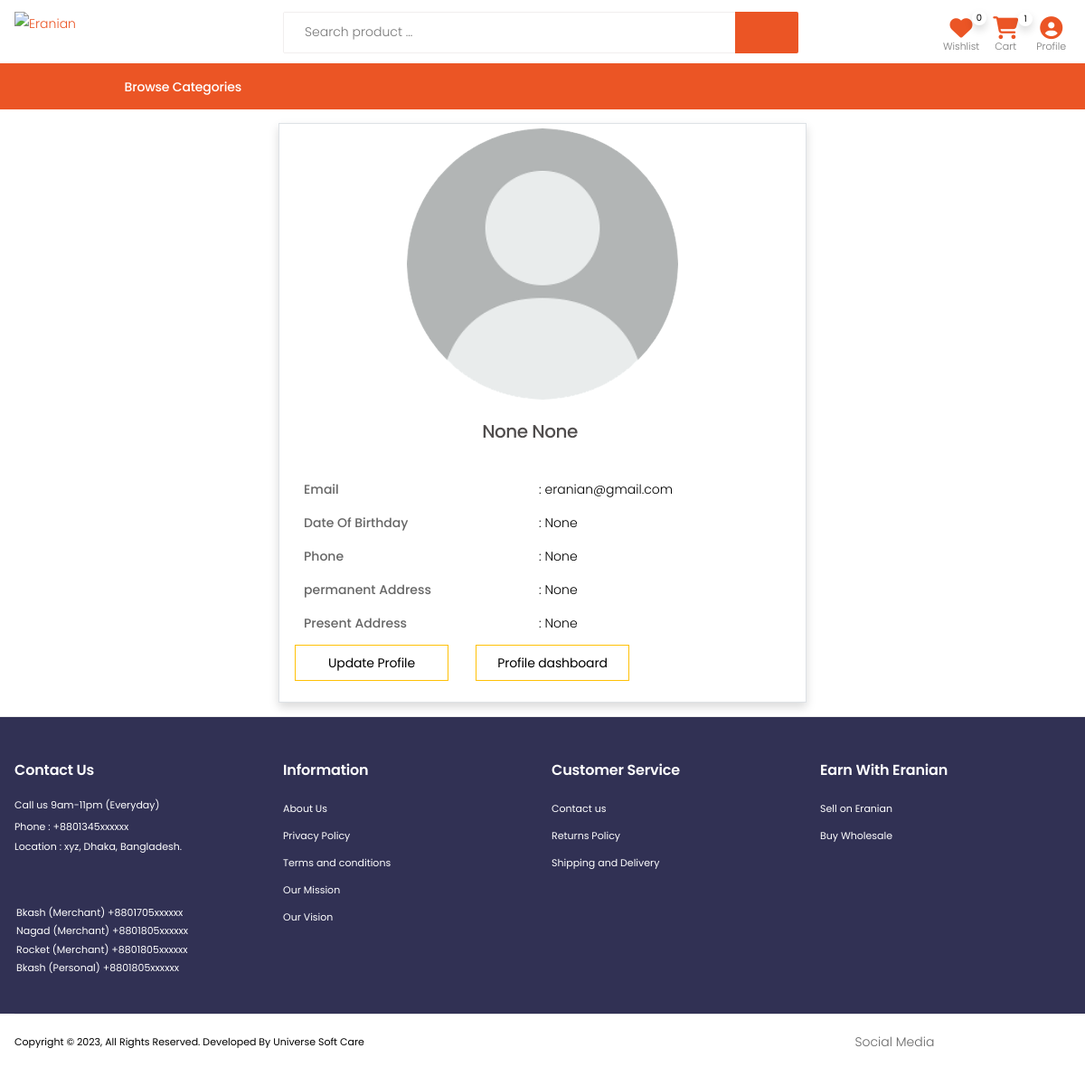
The page /profile/ (signed in) on the database its author committed.
### userapp/models.py (models this page shows, shortened)
class User(AbstractBaseUser, PermissionsMixin):
    email = models.EmailField(unique=True)
    username = None
    first_name = models.CharField(max_length=30, null=True, blank=True)
    last_name = models.CharField(max_length=30, null=True, blank=True)
    phone = models.CharField(max_length=15, unique=True, null=True, blank=True)
    is_active = models.BooleanField(default=True)
    is_staff = models.BooleanField(default=False)
    is_customer = models.BooleanField(default=False)
    is_vendor = models.BooleanField(default=False)
    is_employee = models.BooleanField(default=False)
    date_joined = models.DateTimeField(default=timezone.now)
    objects = CustomUserManager()
    USERNAME_FIELD = 'email'
    REQUIRED_FIELDS = []

class Profile(models.Model):
    user                = models.OneToOneField(User, on_delete=models.CASCADE, max_length=1)
    image               = models.ImageField(upload_to="profilepicture", default='no_img.png')
    date_of_birthday    = models.DateField(auto_now_add=False,blank=True,null=True)
    phone               = models.CharField(max_length=15,unique=True,blank=True,null=True)
    permanent_address   = models.CharField(max_length=100,blank=True,null=True)
    present_address     = models.CharField(max_length=100,blank=True,null=True)
    class Meta:
        verbose_name_plural = "Customer Profile"

### store/models.py (models this page shows, shortened)
class  Order(models.Model):
    user = models.ForeignKey(settings.AUTH_USER_MODEL, on_delete=models.CASCADE)
    items = models.ManyToManyField(OrderItem)
    ordered_date = models.DateTimeField()
    order_complate_date = models.DateTimeField(auto_now=False, auto_now_add=False,blank=True, null=True)
    order_status = models.CharField(max_length = 150, choices=Order_Status , default='pending')
    total_order_amount = models.CharField(max_length = 150, blank=True, null=True)
    paid_amount = models.CharField(max_length = 150, default=0)
    due_amount = models.CharField(max_length = 150,default=0)
    ordered = models.BooleanField(default=False)
    orderId = models.CharField(max_length = 150, blank=True, null=True)
    paymentId = models.CharField(max_length = 150, blank=True, null=True)
    coupon = models.ForeignKey('Coupon', on_delete=models.SET_NULL, blank=True, null=True)
    shipping_address = models.ForeignKey(ShipingAddress, on_delete=models.CASCADE, blank=True, null=True)
    payment_option = models.CharField(max_length = 150)
    order_read_status  = models.BooleanField(default=False)
    redx_percel_traking_number  = models.CharField(max_length = 150, blank=True, null=True)
    others_transport_trakink_url  = models.URLField(max_length = 200,blank=True, null=True)
    class Meta:
        ordering = ['-id']

### userapp/views.py (the view)
# urls.py: path('profile/', user_views.profile, name='profile'),
@login_required
def profile(request):
    return render(request, 'userapp/profile.html')

### daseboard/context_processors.py (called while the page is built)
def order_count(request):
    order_count = Order.objects.filter(order_read_status=False).count()
    context ={
        'order_count':order_count
    }
    return context

def order_list(request):
    order_list = Order.objects.filter(order_read_status=False)
    context ={
        'order_list':order_list
    }
    return context

def contact_data_count(request):
    contact_data_count = ConductData.objects.filter(view_status=False).count()
    context ={
        'contact_data_count':contact_data_count
    }
    return context

def contact_data_list(request):
    contact_data_list = ConductData.objects.filter(view_status=False)
    context ={
        'contact_data_list':contact_data_list
    }
    return context

def rating_list_view(request):
    rating_review = ProductReview.objects.filter(approve_status=False)
    context={
        'rating_review':rating_review
    }
    return context

def order_information(request):
    order_information = Order.objects.filter(order_status='complete')
    total_sale = 0
    total_purchase_price = 0
    for x in order_information:
        total_sale = total_sale + x.get_total()
        total_purchase_price = total_purchase_price + x.get_purchase_price_total()
    total_revenue = total_sale - total_purchase_price
    context={
        'order_information':order_information,
        'total_sale':total_sale,
        'total_revenue':total_revenue
    }
    return context

### store/templatetags/campaign.py (called while the page is built)
@register.filter()
def campaign_menu(request):
    return Campaign.objects.filter()

### store/templatetags/cart_count.py (called while the page is built)
@register.filter
def cart_count(user):
    if user.is_authenticated:
        qs=Order.objects.filter(user=user, ordered=False)
        if qs.exists():
            return qs[0].items.count()
        return 0
    return 0

### store/templatetags/top_category.py (called while the page is built)
@register.filter
def category(user):
    cate = ProductCategory.objects.filter(parent=None)
    return cate

### store/templatetags/wish_list_product_count.py (called while the page is built)
@register.filter
def wish_list_product_count(user):
    if user.is_authenticated:
       return WhishLIst.objects.filter(user=user).count()
    return 0

### userapp/template/userapp/profile.html (shortened to what this page needs)
{% extends 'store/base.html' %}
{% block content %}
<div class="container my-4 ">
    <div class="card col-12 col-md-6  p-2 mx-auto border shadow">
        <div class="mx-auto">
            <img class="rounded-circle account-img mx-auto mb-2" src="{{ user.profile.image.url }}"
                style="height: 300px;">
        </div>
        <div class="card-body profile">
            <h5 class="text-center">{{ user.first_name }} {{ user.last_name }}</h5>
            <div class="row  mx-auto mt-4">
                <div class="col-6 ">
                    <label>Email </label>
                </div>
                <div class="col-6">
                    <p>: {{ user.email }}</p>
                </div>
            </div>
            <div class="row  mx-auto">
                <div class="col-6 ">
                    <label>Date Of Birthday</label>
                </div>
                <div class="col-6">
                    <p>: {{ user.profile.date_of_birthday }}</p>
                </div>
            </div>
            <div class="row  mx-auto">
                <div class="col-6 ">
                    <label>Phone</label>
                </div>
                <div class="col-6">
                    <p>: {{ user.profile.phone }}</p>
                </div>
            </div>
            <div class="row  mx-auto">
                <div class="col-6 ">
                    <label>permanent Address</label>
                </div>
                <div class="col-6">
                    <p>: {{ user.profile.permanent_address }}</p>
                </div>
            </div>
            <div class="row  mx-auto">
                <div class="col-6 ">
                    <label>Present Address</label>
                </div>
                <div class="col-6">
                    <p>: {{ user.profile.present_address }}</p>
                </div>
            </div>
            <div class="d-flex">
                <a class="btn btn-warning btn-sm " href="{% url 'profile-update' %}">Update Profile</a>
                <a class="btn btn-warning btn-sm ml-5" href="{% url 'profile-dashboard' %}">Profile dashboard</a>
            </div>
        </div>
    </div>
</div>
{% endblock content %}

### store/template/store/includes/navbar.html (shortened to what this page needs)
{% load static %}
{% load desktop_menu %}
{% load top_category %}
{% load cart_view %}
{% load cart_count %}
{% load wish_list_product_count %}
{% load campaign %}
{% load logo %}
<header class="header header-10 header-intro-clearance desktop">
  <div class="header-middle sticky-header mx-auto ">
    <div class="container">
      <div class="header-left py-auto">
        <a href="{% url 'home' %}" class="logo">
          <img src="{% static 'store/images/eranian.png' %}" alt="Eranian">
        </a>
      </div>
      <div class="header-center">
        <div class="header-search header-search-extended header-search-visible header-search-no-radius">
          <form action="{% url 'search' %}" method="GET">
            <div class="header-search-wrapper search-wrapper-wide" style="margin-top: -10px;">
              <input type="search" class="form-control" name="q" id="q" placeholder="Search product ..." required>
              <button class="btn" type="submit" style="background-color:#eb5525 ;"><i
                  style="color: white; font-size: 25px; font-weight: 700;" class="icon-search"></i></button>
            </div>
          </form>
        </div>
      </div>
      <div class="header-right">
        <div class="header-dropdown-link" style="margin-top: -5px;">
          <a href="{% url 'wish-list' %}" class="wishlist-link">
            <i style="color:#eb5525; font-size: 25px;" class="fa-solid fa-heart"></i>
            <span class="wishlist-count shadow">{{ request.user|wish_list_product_count }}</span>
            <span class="wishlist-txt">Wishlist</span>
          </a>
          <div class="dropdown cart-dropdown mx-2">
            <a href="{% url 'cart-summary' %}" class="dropdown-toggle" role="button" aria-haspopup="true"
              aria-expanded="false" data-display="static">
              <i style="color:#eb5525; font-size: 25px;" class="fa-solid fa-cart-shopping"></i>
              <span class="cart-count shadow">{{ request.user|cart_count }}</span>
              <span class="cart-txt">Cart</span>
            </a>
          </div>
          <div class="dropdown user-profile cart-dropdown mx-2">
            <a class="dropdown-toggle" role="button" aria-haspopup="true" aria-expanded="false" data-display="static">
              <i style="color:#eb5525; font-size: 25px;" class="fa-solid fa-circle-user"></i>
              <span class="cart-txt">Profile</span>
            </a>
          </div>
        </div>
      </div>
    </div>
  </div>
  <div class="header-bottom container-fluid" style="border-top: 1px solid #eb5525;">
    <div class="row d-flex col-11 mx-auto">
      <div class="col-md-4 col-lg-3">
        {% if request.resolver_match.url_name == 'home' %}
        <div class="dropdown category-dropdown show is-on" data-visible="true">
          {% else %}
          <div class="dropdown category-dropdown is-on">
            {% endif %}
            <a href="#" class="dropdown-toggle" role="button" data-toggle="dropdown" aria-haspopup="true"
              aria-expanded="false" data-display="static" title="Browse Categories">
              <span class="pl-5" style="font-size: 14px;">Browse Categories</span>
            </a>
            </div>
          </div>
        </div>
      </div>
</header>

### store/static/store/css/skins/skin-demo-13.css (style rules this page uses)
a { color: #eb5525; }
.cart-dropdown .cart-count { background-color: #fff; }
.wishlist-link .wishlist-count { background-color: #fff; }
.category-dropdown .dropdown-toggle:before { background-color: #eb5525; }
.header-10 .header-search .header-search-wrapper { border-color: rgb(241, 238, 238); }

### store/static/store/css/demos/demo-13.css (style rules this page uses)
.header.header-10.header-intro-clearance .dropdown.category-dropdown .dropdown-toggle { padding-left: 1rem; color: rgb(255, 255, 255); }
.header.header-10.header-intro-clearance .dropdown.category-dropdown .dropdown-toggle::after { left: unset; }
.header.header-10.header-intro-clearance .header-search-extended { margin-right: 0; margin-left: 0; }
.header.header-10.header-intro-clearance .header-dropdown-link { display: flex; align-items: flex-end; }
.header.header-10.header-intro-clearance .wishlist-link { position: relative; flex-direction: column; font-size: 2.8rem; }
.header.header-10.header-intro-clearance .wishlist-link .wishlist-count { left: 25px; top: -0.9rem; }
.header.header-10.header-intro-clearance .cart-dropdown { font-size: 3.2rem; align-items: flex-end; }
.header.header-10.header-intro-clearance .cart-dropdown .cart-count { left: 25px; top: -0.9rem; }
.header.header-10.header-intro-clearance .compare-dropdown [class*='count'], .header.header-10.header-intro-clearance .cart-dropdown [class*='count'], .header.header-10.header-intro-clearance .wishlist-link [class*='count'] { min-width: 1.6rem; height: 1.6rem; position: absolute; }
.header.header-10.header-intro-clearance .compare-dropdown .dropdown-toggle, .header.header-10.header-intro-clearance .cart-dropdown .dropdown-toggle, .header.header-10.header-intro-clearance .wishlist-link .dropdown-toggle { position: relative; flex-direction: column; }
.header.header-10.header-intro-clearance .wishlist-txt, .header.header-10.header-intro-clearance .cart-txt, .header.header-10.header-intro-clearance .compare-txt { font-size: 1.1rem; font-weight: 300; letter-spacing: 0; color: #777; margin-top: .3rem; transition: all .3s; }

### store/template/store/base.html (style rules this page uses)
label { font-weight: 500; }

### store/template/store/includes/navbar.html (style rules this page uses)
.header-middle { height: 70px; }
.header-middle .header-left a { margin-top: 20px; }
.sticky-header a img { margin-top: -10px; }

### userapp/template/userapp/profile.html (style rules this page uses)
.profile p { color: black; }
.profile a { color: black; background-color: white; }

### rows shown on the page
User: user|wish_list_product_count "0", user|cart_count "1", profile.image (placeholder picture), first_name "None", last_name "None", email "eranian@gmail.com", profile.date_of_birthday "None", profile.phone "None", profile.permanent_address "None", profile.present_address "None"
